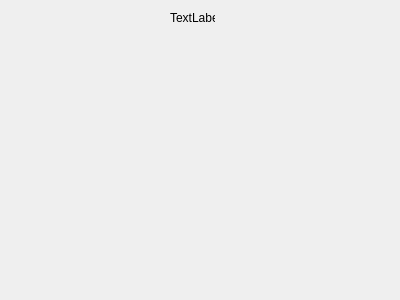
<?xml version="1.0" encoding="UTF-8"?>
<ui version="4.0">
 <class>RaceDialog</class>
 <widget class="QDialog" name="RaceDialog">
  <property name="geometry">
   <rect>
    <x>0</x>
    <y>0</y>
    <width>400</width>
    <height>300</height>
   </rect>
  </property>
  <property name="windowTitle">
   <string>Dialog</string>
  </property>
  <widget class="QLabel" name="pageTitle">
   <property name="geometry">
    <rect>
     <x>170</x>
     <y>10</y>
     <width>45</width>
     <height>15</height>
    </rect>
   </property>
   <property name="text">
    <string>TextLabel</string>
   </property>
  </widget>
 </widget>
 <resources/>
 <connections/>
</ui>
